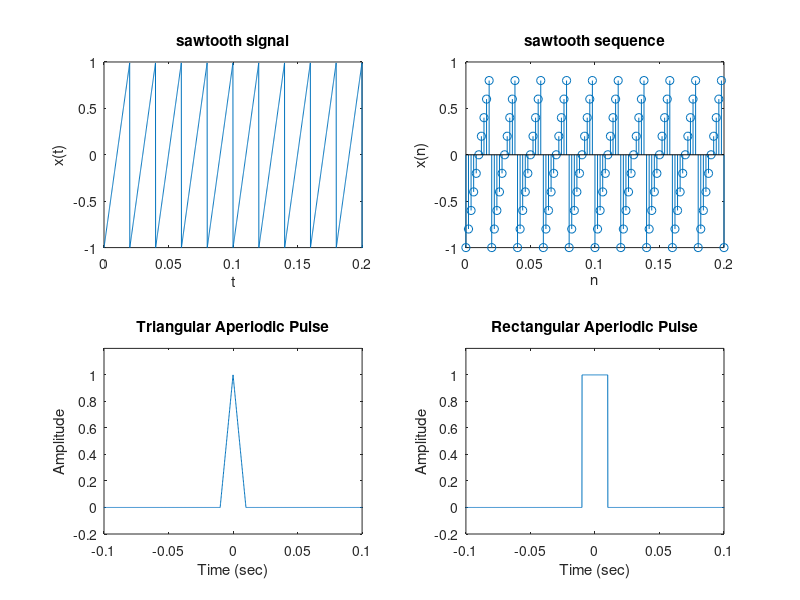

Write the MATLAB code that produced this figure.
clc;
close all;
fs = 10000;
t = 0:1/fs:1.5;
x = sawtooth(2*pi*50*t);
subplot(2,2,1);
plot(t,x), axis([0 0.2 -1 1]);
xlabel('t'),ylabel('x(t)')
title('sawtooth signal');
N=2; fs = 500;n = 0:1/fs:2;
x = sawtooth(2*pi*50*n);
subplot(2,2,2);
stem(n,x), axis([0 0.2 -1 1]);
xlabel('n'),ylabel('x(n)')
title('sawtooth sequence')


fs = 10000;t = -1:1/fs:1;
x1 = tripuls(t,20e-3); 
x2 = rectpuls(t,20e-3);
subplot(2,2,3),plot(t,x1), axis([-0.1 0.1 -0.2 1.2])
xlabel('Time (sec)');
ylabel('Amplitude');
title('Triangular Aperiodic Pulse')
subplot(2,2,4),plot(t,x2), axis([-0.1 0.1 -0.2 1.2])
xlabel('Time (sec)');
ylabel('Amplitude'); 
title('Rectangular Aperiodic Pulse')
set(gcf,'Color',[1 1 1]),